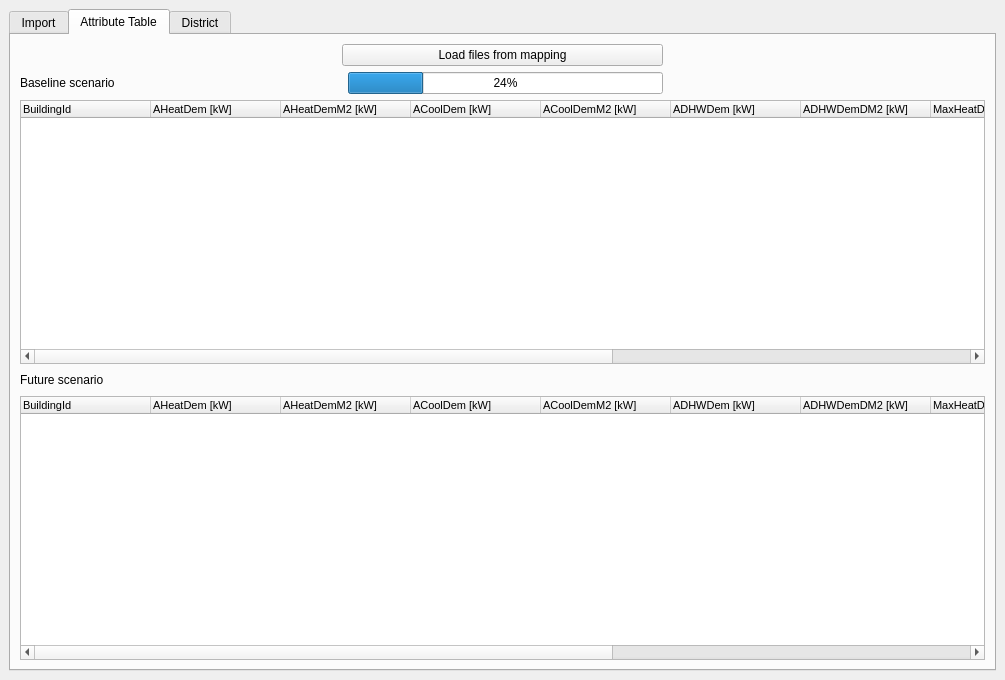
<?xml version="1.0" encoding="UTF-8"?>
<ui version="4.0">
 <class>Step0DockWidge</class>
 <widget class="QDockWidget" name="Step0DockWidge">
  <property name="geometry">
   <rect>
    <x>0</x>
    <y>0</y>
    <width>1005</width>
    <height>680</height>
   </rect>
  </property>
  <property name="windowTitle">
   <string>Import and visualization of relevant information from DMM</string>
  </property>
  <widget class="QWidget" name="dockWidgetContents">
   <layout class="QGridLayout" name="gridLayout">
    <item row="0" column="2">
     <widget class="QTabWidget" name="phases">
      <property name="enabled">
       <bool>true</bool>
      </property>
      <property name="font">
       <font>
        <pointsize>9</pointsize>
       </font>
      </property>
      <property name="currentIndex">
       <number>1</number>
      </property>
      <widget class="QWidget" name="smmTab">
       <property name="enabled">
        <bool>false</bool>
       </property>
       <attribute name="title">
        <string>Import</string>
       </attribute>
       <widget class="QLabel" name="label">
        <property name="geometry">
         <rect>
          <x>30</x>
          <y>40</y>
          <width>221</width>
          <height>16</height>
         </rect>
        </property>
        <property name="text">
         <string>Import .shp file baseline scenario</string>
        </property>
       </widget>
       <widget class="QLabel" name="label_2">
        <property name="geometry">
         <rect>
          <x>30</x>
          <y>80</y>
          <width>221</width>
          <height>16</height>
         </rect>
        </property>
        <property name="text">
         <string>Import .shp file future scenario</string>
        </property>
       </widget>
       <widget class="QLabel" name="label_3">
        <property name="geometry">
         <rect>
          <x>30</x>
          <y>120</y>
          <width>201</width>
          <height>16</height>
         </rect>
        </property>
        <property name="text">
         <string>Import file .scn</string>
        </property>
       </widget>
       <widget class="QLabel" name="label_4">
        <property name="geometry">
         <rect>
          <x>30</x>
          <y>200</y>
          <width>201</width>
          <height>16</height>
         </rect>
        </property>
        <property name="text">
         <string>Import SMM folder</string>
        </property>
       </widget>
       <widget class="QPushButton" name="ok">
        <property name="geometry">
         <rect>
          <x>790</x>
          <y>500</y>
          <width>93</width>
          <height>28</height>
         </rect>
        </property>
        <property name="text">
         <string>Ok</string>
        </property>
       </widget>
       <widget class="QProgressBar" name="progressBar">
        <property name="geometry">
         <rect>
          <x>340</x>
          <y>230</y>
          <width>241</width>
          <height>23</height>
         </rect>
        </property>
        <property name="value">
         <number>24</number>
        </property>
       </widget>
       <widget class="QLineEdit" name="pname">
        <property name="geometry">
         <rect>
          <x>20</x>
          <y>470</y>
          <width>113</width>
          <height>22</height>
         </rect>
        </property>
       </widget>
       <widget class="QLabel" name="label_6">
        <property name="geometry">
         <rect>
          <x>20</x>
          <y>450</y>
          <width>111</width>
          <height>20</height>
         </rect>
        </property>
        <property name="text">
         <string>Project Name</string>
        </property>
       </widget>
       <widget class="QLineEdit" name="areaStudy">
        <property name="geometry">
         <rect>
          <x>150</x>
          <y>470</y>
          <width>121</width>
          <height>22</height>
         </rect>
        </property>
       </widget>
       <widget class="QLabel" name="label_7">
        <property name="geometry">
         <rect>
          <x>150</x>
          <y>450</y>
          <width>121</width>
          <height>16</height>
         </rect>
        </property>
        <property name="text">
         <string> Area under study</string>
        </property>
       </widget>
       <widget class="QLabel" name="label_8">
        <property name="geometry">
         <rect>
          <x>290</x>
          <y>450</y>
          <width>55</width>
          <height>16</height>
         </rect>
        </property>
        <property name="text">
         <string>Country</string>
        </property>
       </widget>
       <widget class="QLabel" name="label_9">
        <property name="geometry">
         <rect>
          <x>30</x>
          <y>160</y>
          <width>201</width>
          <height>16</height>
         </rect>
        </property>
        <property name="text">
         <string>Import file .csv</string>
        </property>
       </widget>
       <widget class="QWidget" name="verticalLayoutWidget">
        <property name="geometry">
         <rect>
          <x>260</x>
          <y>40</y>
          <width>491</width>
          <height>141</height>
         </rect>
        </property>
        <layout class="QVBoxLayout" name="verticalLayout">
         <item>
          <widget class="QgsFileWidget" name="layerPath">
           <property name="font">
            <font>
             <weight>50</weight>
             <bold>false</bold>
            </font>
           </property>
           <property name="acceptDrops">
            <bool>false</bool>
           </property>
           <property name="autoFillBackground">
            <bool>true</bool>
           </property>
          </widget>
         </item>
         <item>
          <widget class="QgsFileWidget" name="layerPath1">
           <property name="font">
            <font>
             <weight>50</weight>
             <bold>false</bold>
            </font>
           </property>
           <property name="acceptDrops">
            <bool>false</bool>
           </property>
           <property name="autoFillBackground">
            <bool>true</bool>
           </property>
          </widget>
         </item>
         <item>
          <widget class="QgsFileWidget" name="layerPath2">
           <property name="font">
            <font>
             <weight>50</weight>
             <bold>false</bold>
            </font>
           </property>
           <property name="acceptDrops">
            <bool>false</bool>
           </property>
           <property name="autoFillBackground">
            <bool>true</bool>
           </property>
          </widget>
         </item>
         <item>
          <widget class="QgsFileWidget" name="layerPath3">
           <property name="font">
            <font>
             <weight>50</weight>
             <bold>false</bold>
            </font>
           </property>
           <property name="acceptDrops">
            <bool>false</bool>
           </property>
           <property name="autoFillBackground">
            <bool>true</bool>
           </property>
          </widget>
         </item>
        </layout>
       </widget>
       <widget class="QLineEdit" name="folder">
        <property name="geometry">
         <rect>
          <x>260</x>
          <y>190</y>
          <width>451</width>
          <height>24</height>
         </rect>
        </property>
       </widget>
       <widget class="QWidget" name="verticalLayoutWidget_2">
        <property name="geometry">
         <rect>
          <x>770</x>
          <y>40</y>
          <width>111</width>
          <height>181</height>
         </rect>
        </property>
        <layout class="QVBoxLayout" name="verticalLayout_2">
         <item>
          <widget class="QPushButton" name="load4">
           <property name="text">
            <string>Load</string>
           </property>
          </widget>
         </item>
         <item>
          <widget class="QPushButton" name="load3">
           <property name="text">
            <string>Load</string>
           </property>
          </widget>
         </item>
         <item>
          <widget class="QPushButton" name="load2">
           <property name="text">
            <string>Load</string>
           </property>
          </widget>
         </item>
         <item>
          <widget class="QPushButton" name="load1">
           <property name="text">
            <string>Load</string>
           </property>
          </widget>
         </item>
         <item>
          <widget class="QPushButton" name="load">
           <property name="text">
            <string>Load</string>
           </property>
          </widget>
         </item>
        </layout>
       </widget>
       <widget class="QWidget" name="verticalLayoutWidget_3">
        <property name="geometry">
         <rect>
          <x>720</x>
          <y>190</y>
          <width>77</width>
          <height>37</height>
         </rect>
        </property>
        <layout class="QVBoxLayout" name="verticalLayout_3">
         <item>
          <widget class="QPushButton" name="btnSmm">
           <property name="text">
            <string>...</string>
           </property>
          </widget>
         </item>
         <item>
          <spacer name="verticalSpacer">
           <property name="orientation">
            <enum>Qt::Vertical</enum>
           </property>
           <property name="sizeHint" stdset="0">
            <size>
             <width>20</width>
             <height>40</height>
            </size>
           </property>
          </spacer>
         </item>
        </layout>
       </widget>
       <widget class="QLineEdit" name="country">
        <property name="geometry">
         <rect>
          <x>290</x>
          <y>470</y>
          <width>121</width>
          <height>22</height>
         </rect>
        </property>
       </widget>
       <widget class="QLineEdit" name="lineEdit">
        <property name="geometry">
         <rect>
          <x>430</x>
          <y>470</y>
          <width>113</width>
          <height>22</height>
         </rect>
        </property>
       </widget>
       <widget class="QLabel" name="label_11">
        <property name="geometry">
         <rect>
          <x>430</x>
          <y>450</y>
          <width>55</width>
          <height>20</height>
         </rect>
        </property>
        <property name="text">
         <string>Anno</string>
        </property>
       </widget>
       <widget class="QLineEdit" name="lineEdit_2">
        <property name="geometry">
         <rect>
          <x>570</x>
          <y>470</y>
          <width>113</width>
          <height>22</height>
         </rect>
        </property>
       </widget>
       <widget class="QLabel" name="label_12">
        <property name="geometry">
         <rect>
          <x>570</x>
          <y>450</y>
          <width>121</width>
          <height>20</height>
         </rect>
        </property>
        <property name="text">
         <string>Demo factor</string>
        </property>
       </widget>
       <widget class="QGroupBox" name="groupBox">
        <property name="geometry">
         <rect>
          <x>20</x>
          <y>260</y>
          <width>561</width>
          <height>171</height>
         </rect>
        </property>
        <property name="font">
         <font>
          <weight>50</weight>
          <bold>false</bold>
         </font>
        </property>
        <property name="title">
         <string>Load existing saved work</string>
        </property>
        <widget class="QComboBox" name="comboBox">
         <property name="enabled">
          <bool>false</bool>
         </property>
         <property name="geometry">
          <rect>
           <x>10</x>
           <y>60</y>
           <width>281</width>
           <height>31</height>
          </rect>
         </property>
        </widget>
        <widget class="QPushButton" name="pushButton_5">
         <property name="geometry">
          <rect>
           <x>300</x>
           <y>60</y>
           <width>121</width>
           <height>31</height>
          </rect>
         </property>
         <property name="text">
          <string>Load</string>
         </property>
        </widget>
        <widget class="QLabel" name="label_13">
         <property name="geometry">
          <rect>
           <x>10</x>
           <y>30</y>
           <width>241</width>
           <height>16</height>
          </rect>
         </property>
         <property name="text">
          <string>Select file:</string>
         </property>
        </widget>
        <widget class="QPushButton" name="delete_file">
         <property name="geometry">
          <rect>
           <x>430</x>
           <y>60</y>
           <width>121</width>
           <height>31</height>
          </rect>
         </property>
         <property name="text">
          <string>Delete File</string>
         </property>
         <property name="icon">
          <iconset>
           <normaloff>icons/garbage.png</normaloff>icons/garbage.png</iconset>
         </property>
        </widget>
        <widget class="QPushButton" name="save_plugin">
         <property name="geometry">
          <rect>
           <x>300</x>
           <y>120</y>
           <width>251</width>
           <height>31</height>
          </rect>
         </property>
         <property name="text">
          <string>Save Plugin state</string>
         </property>
        </widget>
        <widget class="QLabel" name="input_file_description">
         <property name="geometry">
          <rect>
           <x>10</x>
           <y>100</y>
           <width>281</width>
           <height>16</height>
          </rect>
         </property>
         <property name="text">
          <string/>
         </property>
        </widget>
       </widget>
       <widget class="QGroupBox" name="groupBox_2">
        <property name="geometry">
         <rect>
          <x>610</x>
          <y>259</y>
          <width>371</width>
          <height>171</height>
         </rect>
        </property>
        <property name="title">
         <string>Loaded project version</string>
        </property>
        <widget class="QLabel" name="project_version">
         <property name="geometry">
          <rect>
           <x>10</x>
           <y>30</y>
           <width>341</width>
           <height>16</height>
          </rect>
         </property>
         <property name="text">
          <string>No file loaded.</string>
         </property>
        </widget>
        <widget class="QLabel" name="project_creation_date">
         <property name="geometry">
          <rect>
           <x>10</x>
           <y>60</y>
           <width>351</width>
           <height>16</height>
          </rect>
         </property>
         <property name="text">
          <string/>
         </property>
        </widget>
        <widget class="QLabel" name="project_load_date">
         <property name="geometry">
          <rect>
           <x>10</x>
           <y>90</y>
           <width>351</width>
           <height>16</height>
          </rect>
         </property>
         <property name="text">
          <string/>
         </property>
        </widget>
       </widget>
      </widget>
      <widget class="QWidget" name="pmTab">
       <attribute name="title">
        <string>Attribute Table</string>
       </attribute>
       <layout class="QGridLayout" name="gridLayout_4">
        <item row="0" column="0">
         <layout class="QGridLayout" name="gridLayout_3">
          <item row="3" column="4">
           <spacer name="horizontalSpacer_4">
            <property name="orientation">
             <enum>Qt::Horizontal</enum>
            </property>
            <property name="sizeHint" stdset="0">
             <size>
              <width>40</width>
              <height>20</height>
             </size>
            </property>
           </spacer>
          </item>
          <item row="4" column="0" colspan="5">
           <widget class="QTreeWidget" name="pmTree2">
            <property name="font">
             <font>
              <pointsize>8</pointsize>
             </font>
            </property>
            <attribute name="headerDefaultSectionSize">
             <number>130</number>
            </attribute>
            <column>
             <property name="text">
              <string>BuildingId</string>
             </property>
            </column>
            <column>
             <property name="text">
              <string>AHeatDem [kW]</string>
             </property>
            </column>
            <column>
             <property name="text">
              <string>AHeatDemM2 [kW]</string>
             </property>
            </column>
            <column>
             <property name="text">
              <string>ACoolDem [kW]</string>
             </property>
            </column>
            <column>
             <property name="text">
              <string>ACoolDemM2 [kW]</string>
             </property>
            </column>
            <column>
             <property name="text">
              <string>ADHWDem [kW]</string>
             </property>
            </column>
            <column>
             <property name="text">
              <string>ADHWDemDM2 [kW]</string>
             </property>
            </column>
            <column>
             <property name="text">
              <string>MaxHeatDem [kW]</string>
             </property>
            </column>
            <column>
             <property name="text">
              <string>MaxCoolDem [kW]</string>
             </property>
            </column>
            <column>
             <property name="text">
              <string>MaxDHWDem [kW]</string>
             </property>
            </column>
            <column>
             <property name="text">
              <string>Use</string>
             </property>
            </column>
            <column>
             <property name="text">
              <string>GrossFloorArea [m^2]</string>
             </property>
            </column>
           </widget>
          </item>
          <item row="0" column="0">
           <spacer name="horizontalSpacer_2">
            <property name="orientation">
             <enum>Qt::Horizontal</enum>
            </property>
            <property name="sizeHint" stdset="0">
             <size>
              <width>40</width>
              <height>20</height>
             </size>
            </property>
           </spacer>
          </item>
          <item row="2" column="0" colspan="5">
           <widget class="QTreeWidget" name="pmTree">
            <property name="font">
             <font>
              <pointsize>8</pointsize>
             </font>
            </property>
            <attribute name="headerDefaultSectionSize">
             <number>130</number>
            </attribute>
            <column>
             <property name="text">
              <string>BuildingId</string>
             </property>
            </column>
            <column>
             <property name="text">
              <string>AHeatDem [kW]</string>
             </property>
            </column>
            <column>
             <property name="text">
              <string>AHeatDemM2 [kW]</string>
             </property>
            </column>
            <column>
             <property name="text">
              <string>ACoolDem [kW]</string>
             </property>
            </column>
            <column>
             <property name="text">
              <string>ACoolDemM2 [kW]</string>
             </property>
            </column>
            <column>
             <property name="text">
              <string>ADHWDem [kW]</string>
             </property>
            </column>
            <column>
             <property name="text">
              <string>ADHWDemDM2 [kW]</string>
             </property>
            </column>
            <column>
             <property name="text">
              <string>MaxHeatDem [kW]</string>
             </property>
            </column>
            <column>
             <property name="text">
              <string>MaxCoolDem [kW]</string>
             </property>
            </column>
            <column>
             <property name="text">
              <string>MaxDHWDem [kW]</string>
             </property>
            </column>
            <column>
             <property name="text">
              <string>Use</string>
             </property>
            </column>
            <column>
             <property name="text">
              <string>GrossFloorArea [m^2]</string>
             </property>
            </column>
           </widget>
          </item>
          <item row="1" column="4">
           <spacer name="horizontalSpacer_3">
            <property name="orientation">
             <enum>Qt::Horizontal</enum>
            </property>
            <property name="sizeHint" stdset="0">
             <size>
              <width>40</width>
              <height>20</height>
             </size>
            </property>
           </spacer>
          </item>
          <item row="3" column="0" colspan="3">
           <widget class="QLabel" name="label_15">
            <property name="text">
             <string>Future scenario</string>
            </property>
           </widget>
          </item>
          <item row="1" column="0" colspan="3">
           <widget class="QLabel" name="label_14">
            <property name="text">
             <string>Baseline scenario</string>
            </property>
           </widget>
          </item>
          <item row="1" column="3">
           <widget class="QProgressBar" name="progressBar_load_all_files">
            <property name="value">
             <number>24</number>
            </property>
           </widget>
          </item>
          <item row="0" column="4">
           <spacer name="horizontalSpacer">
            <property name="orientation">
             <enum>Qt::Horizontal</enum>
            </property>
            <property name="sizeHint" stdset="0">
             <size>
              <width>40</width>
              <height>20</height>
             </size>
            </property>
           </spacer>
          </item>
          <item row="0" column="1" colspan="3">
           <widget class="QPushButton" name="pushButton_load_all_files">
            <property name="text">
             <string>Load files from mapping</string>
            </property>
            <property name="icon">
             <iconset>
              <normaloff>icons/import.png</normaloff>icons/import.png</iconset>
            </property>
           </widget>
          </item>
         </layout>
        </item>
       </layout>
      </widget>
      <widget class="QWidget" name="District">
       <attribute name="title">
        <string>District</string>
       </attribute>
       <widget class="QPushButton" name="ok2">
        <property name="geometry">
         <rect>
          <x>630</x>
          <y>497</y>
          <width>251</width>
          <height>41</height>
         </rect>
        </property>
        <property name="toolTip">
         <string notr="true">&lt;html&gt;&lt;head/&gt;&lt;body&gt;&lt;p&gt;Jump to the baseline assessment. Be sure everithing is Ok before continue.&lt;/p&gt;&lt;/body&gt;&lt;/html&gt;</string>
        </property>
        <property name="text">
         <string>Next Step</string>
        </property>
       </widget>
       <widget class="QListWidget" name="listWidget">
        <property name="geometry">
         <rect>
          <x>630</x>
          <y>20</y>
          <width>251</width>
          <height>471</height>
         </rect>
        </property>
        <item>
         <property name="text">
          <string>item1</string>
         </property>
         <property name="checkState">
          <enum>Checked</enum>
         </property>
        </item>
       </widget>
       <widget class="QPushButton" name="pushButton">
        <property name="geometry">
         <rect>
          <x>200</x>
          <y>450</y>
          <width>181</width>
          <height>28</height>
         </rect>
        </property>
        <property name="text">
         <string>Add Current Selection</string>
        </property>
       </widget>
       <widget class="QPushButton" name="pushButton_2">
        <property name="geometry">
         <rect>
          <x>10</x>
          <y>450</y>
          <width>181</width>
          <height>28</height>
         </rect>
        </property>
        <property name="text">
         <string>Override Current Selection</string>
        </property>
       </widget>
       <widget class="QPushButton" name="pushButton_3">
        <property name="geometry">
         <rect>
          <x>430</x>
          <y>450</y>
          <width>181</width>
          <height>28</height>
         </rect>
        </property>
        <property name="text">
         <string>Invert Checked</string>
        </property>
       </widget>
       <widget class="QTableWidget" name="sources_available">
        <property name="geometry">
         <rect>
          <x>0</x>
          <y>20</y>
          <width>611</width>
          <height>421</height>
         </rect>
        </property>
       </widget>
       <widget class="QComboBox" name="comboLayer">
        <property name="geometry">
         <rect>
          <x>50</x>
          <y>500</y>
          <width>371</width>
          <height>21</height>
         </rect>
        </property>
       </widget>
       <widget class="QPushButton" name="btnSourcesAvailability">
        <property name="geometry">
         <rect>
          <x>430</x>
          <y>500</y>
          <width>141</width>
          <height>21</height>
         </rect>
        </property>
        <property name="toolTip">
         <string notr="true">&lt;html&gt;&lt;head/&gt;&lt;body&gt;&lt;p&gt;This functionality will scan the source availability calculated in the SMM (Supply Mapping Module) taking in account only the sources available within the bounds define by the selected vector layer.&lt;/p&gt;&lt;/body&gt;&lt;/html&gt;</string>
        </property>
        <property name="toolTipDuration">
         <number>14000</number>
        </property>
        <property name="text">
         <string>Sources Availability</string>
        </property>
       </widget>
       <widget class="QProgressBar" name="pbar_Download">
        <property name="geometry">
         <rect>
          <x>70</x>
          <y>580</y>
          <width>321</width>
          <height>23</height>
         </rect>
        </property>
        <property name="value">
         <number>24</number>
        </property>
       </widget>
       <widget class="QPushButton" name="cancel">
        <property name="geometry">
         <rect>
          <x>410</x>
          <y>580</y>
          <width>61</width>
          <height>21</height>
         </rect>
        </property>
        <property name="text">
         <string>Cancel</string>
        </property>
       </widget>
       <widget class="QgsFileWidget" name="layerPath_streets">
        <property name="geometry">
         <rect>
          <x>50</x>
          <y>540</y>
          <width>371</width>
          <height>23</height>
         </rect>
        </property>
        <property name="font">
         <font>
          <weight>50</weight>
          <bold>false</bold>
         </font>
        </property>
        <property name="acceptDrops">
         <bool>false</bool>
        </property>
        <property name="autoFillBackground">
         <bool>true</bool>
        </property>
       </widget>
       <widget class="QPushButton" name="load_streets">
        <property name="geometry">
         <rect>
          <x>430</x>
          <y>540</y>
          <width>141</width>
          <height>23</height>
         </rect>
        </property>
        <property name="text">
         <string>Download streets</string>
        </property>
        <property name="icon">
         <iconset>
          <normaloff>icons/import.png</normaloff>icons/import.png</iconset>
        </property>
       </widget>
      </widget>
     </widget>
    </item>
   </layout>
  </widget>
 </widget>
 <customwidgets>
  <customwidget>
   <class>QgsFileWidget</class>
   <extends>QWidget</extends>
   <header>qgsfilewidget.h</header>
  </customwidget>
 </customwidgets>
 <resources/>
 <connections/>
</ui>
